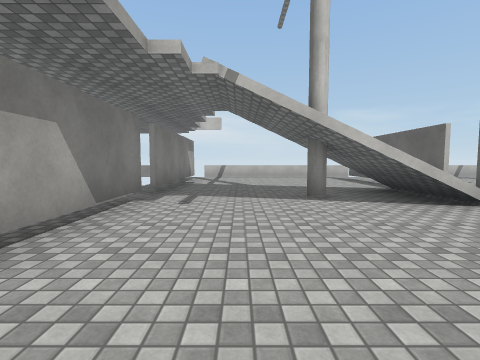
view 1 (above)

12 first-person views from a walk through a 3-D level made in the Unity game engine. The camera is 1.3 m above the floor, tilts 4° down and sees 85° across. The floor is counted in squares, 2 m on a side. Each view is taken from the middle of a square. On the plan, view 1 faces up. The plan holds only what a view shows up to about 9 squares ahead; the rest is blank. The place goes on beyond the plan. The player is left out. Surface patterns are stand-ins for the level's own textures.

view 2
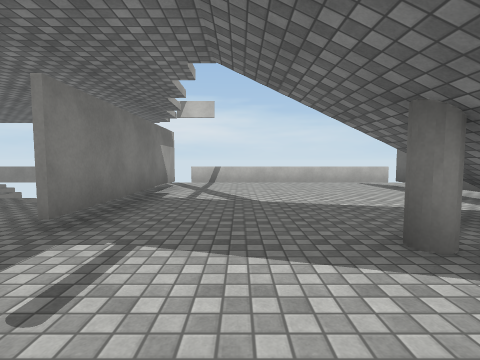

view 3
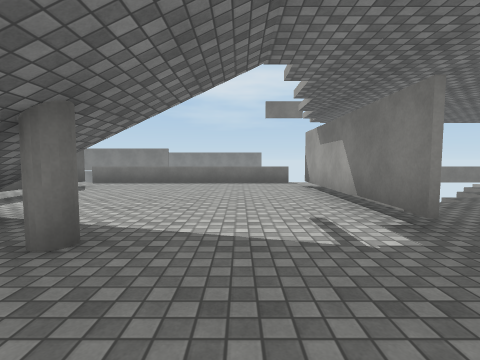

view 4
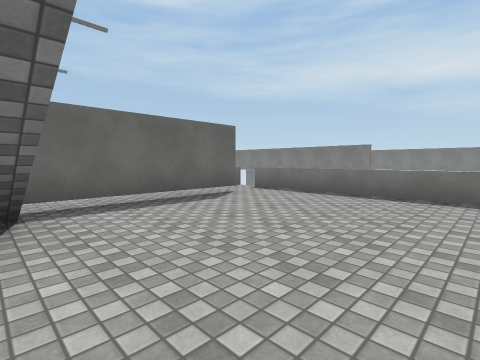

view 5
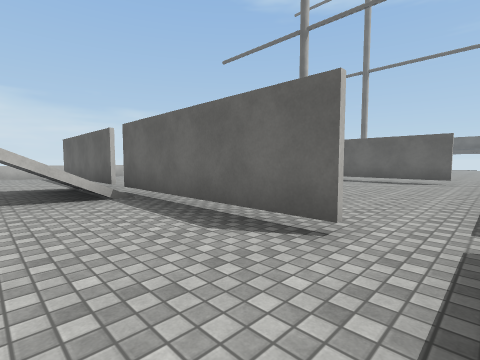

view 6
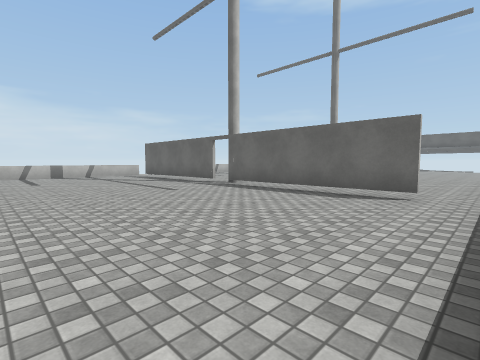

view 7
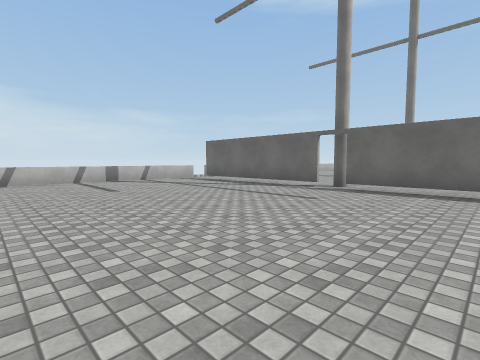

view 8
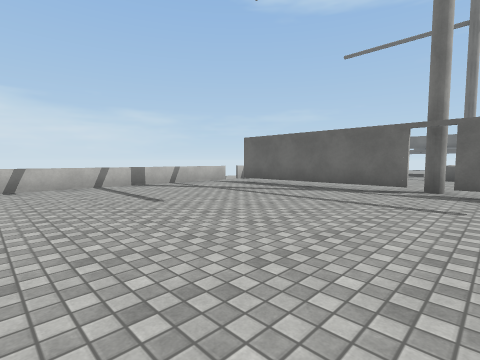

view 9
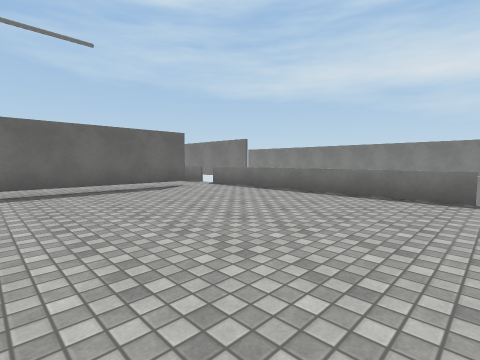

view 10
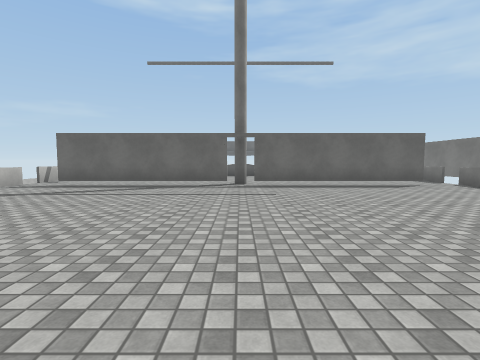

view 11
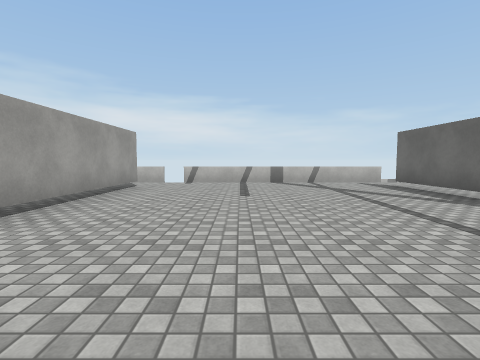

view 12
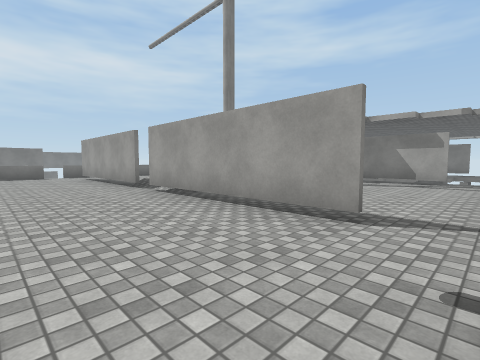

### Floor plan
Key: @ floor where view 1 was taken; # wall or solid block; . floor; / step, stairs or slope; = window, fence, low wall or low ledge; ^ raised ledge; T thing the floor can be seen under or through.
Columns run from 8 left of view 1 to 16 right of it. Each row starts with its distance up from view 1.
 12        ###### ###### #
 11 ==#   ................
 10       #...............
  9       #.....#......T..
  8       #.....#......T..
  7      .#.....#......T..
  6      .#...//#......T....
  5       ...#///.......#...^
  4      .#...//T......T..
  3      .#.....T......T..
  2       #.....T......T..
  1       #.....T......T.. ..
  0       #.@...T......T.....
 -1  =#   ..................
 -2        ###### ########

Positions as (right, up) in squares from view 1, and headings:
1: (0, 0), facing up
2: (0, 3), facing up
3: (0, 7), facing down
4: (0, 4), facing down-right
5: (2, -1), facing up-right
6: (6, -1), facing up-right
7: (5, 2), facing up-right
8: (5, 4), facing up-right
9: (5, 4), facing down-right
10: (4, 5), facing right
11: (7, 3), facing up
12: (7, 11), facing down-left
